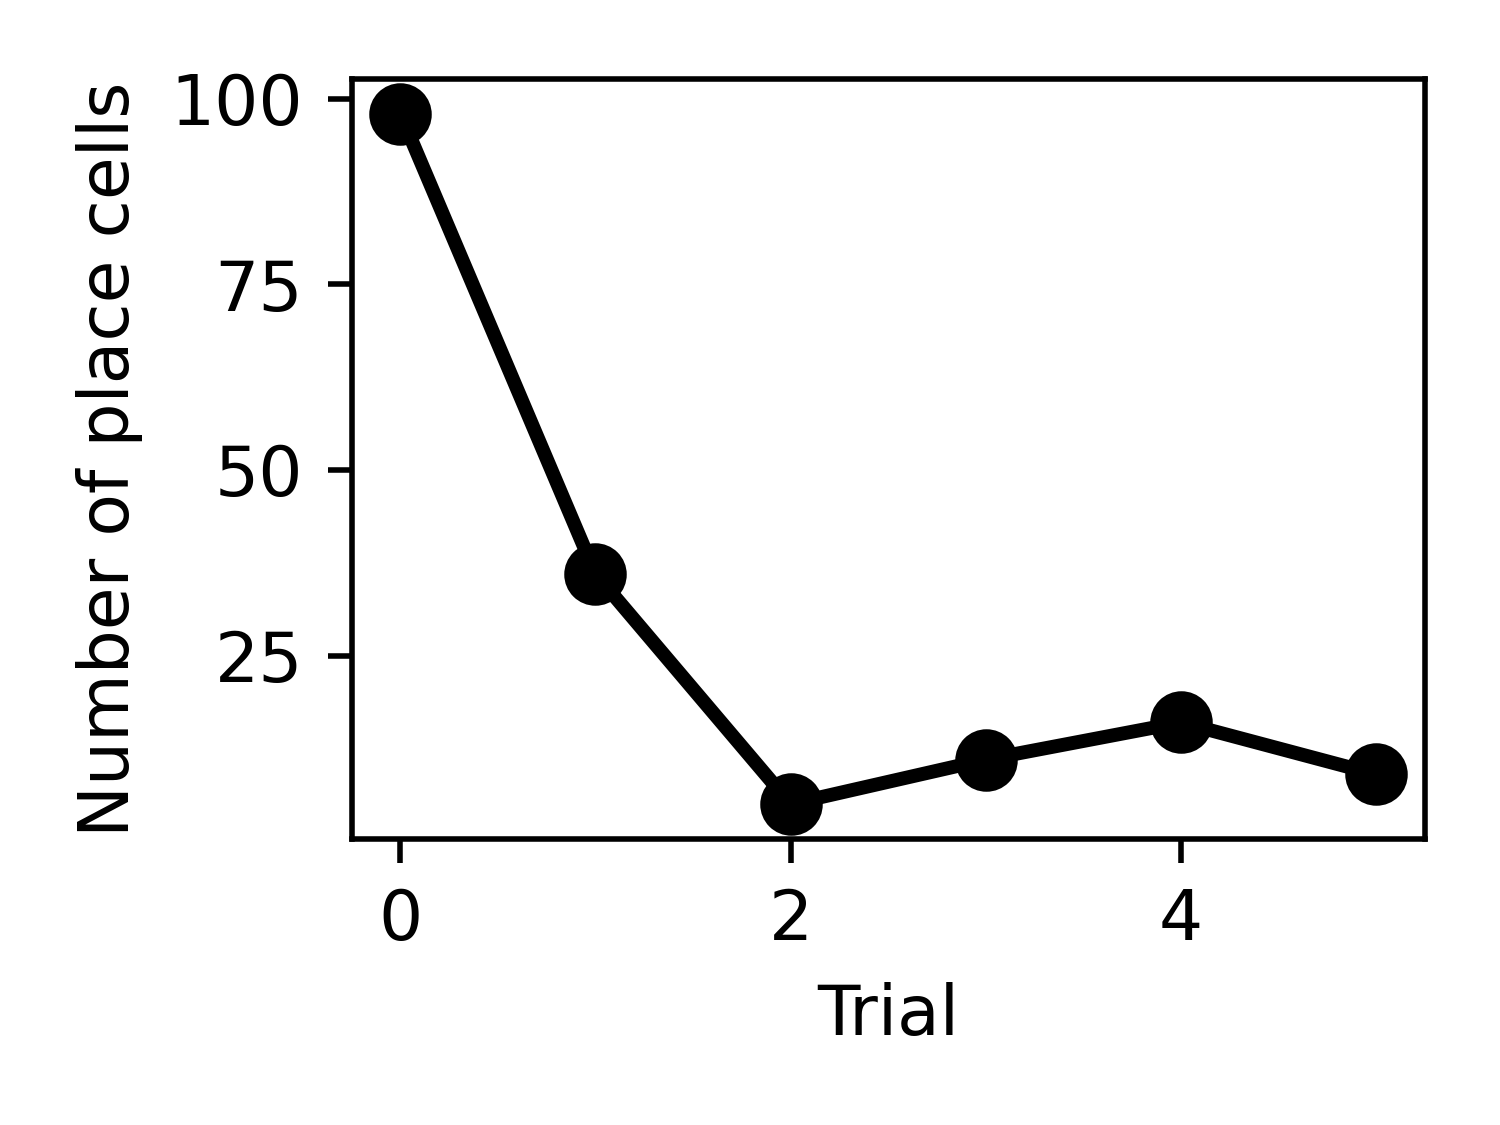

Write the Python code that produced this figure.
from matplotlib import pyplot as plt

colours = ['#274753', '#297270', '#299D8F', '#8AB07C',  '#E7C66B', '#F3A361']

num_place_cells = [98, 36, 5, 11, 16, 9]

num_spatial_channels = [0,1,2,3,4,5]

# Generate a histogram
fig, ax = plt.subplots(figsize=(3, 9/4), dpi=500)
ax.plot(num_spatial_channels, num_place_cells, color='black', marker='o', markersize=8, linewidth=2)
# ax.bar(num_spatial_channels, num_place_cells, color=colours, width=3, edgecolor='black')
ax.set_xlabel('Trial')
ax.set_ylabel('Number of place cells')
plt.tight_layout()
plt.savefig('code/fig/fig4_place_cells.png', transparent=False, dpi=500)
print('done')
